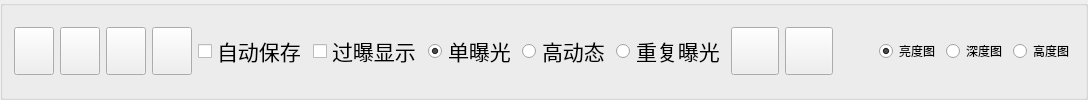
      <widget class="QGroupBox" name="groupBox_push_button">
       <property name="title">
        <string/>
       </property>
       <layout class="QHBoxLayout" name="horizontalLayout_4">
        <item>
         <widget class="QPushButton" name="pushButton_capture_continuous">
          <property name="maximumSize">
           <size>
            <width>48</width>
            <height>48</height>
           </size>
          </property>
          <property name="text">
           <string/>
          </property>
          <property name="icon">
           <iconset resource="dexforce_camera_gui.qrc">
            <normaloff>:/dexforce_camera_gui/image/video_start.png</normaloff>
            <normalon>:/dexforce_camera_gui/image/video_stop.png</normalon>:/dexforce_camera_gui/image/video_start.png</iconset>
          </property>
          <property name="iconSize">
           <size>
            <width>32</width>
            <height>32</height>
           </size>
          </property>
         </widget>
        </item>
        <item>
         <widget class="QPushButton" name="pushButton_capture_one_frame">
          <property name="maximumSize">
           <size>
            <width>48</width>
            <height>48</height>
           </size>
          </property>
          <property name="text">
           <string/>
          </property>
          <property name="icon">
           <iconset resource="dexforce_camera_gui.qrc">
            <normaloff>:/dexforce_camera_gui/image/capture.png</normaloff>:/dexforce_camera_gui/image/capture.png</iconset>
          </property>
          <property name="iconSize">
           <size>
            <width>32</width>
            <height>32</height>
           </size>
          </property>
         </widget>
        </item>
        <item>
         <widget class="QPushButton" name="pushButton_save_as">
          <property name="maximumSize">
           <size>
            <width>48</width>
            <height>48</height>
           </size>
          </property>
          <property name="text">
           <string/>
          </property>
          <property name="icon">
           <iconset resource="dexforce_camera_gui.qrc">
            <normaloff>:/dexforce_camera_gui/image/save.png</normaloff>:/dexforce_camera_gui/image/save.png</iconset>
          </property>
          <property name="iconSize">
           <size>
            <width>32</width>
            <height>32</height>
           </size>
          </property>
         </widget>
        </item>
        <item>
         <widget class="QPushButton" name="pushButton_open_folder">
          <property name="maximumSize">
           <size>
            <width>48</width>
            <height>48</height>
           </size>
          </property>
          <property name="text">
           <string/>
          </property>
          <property name="icon">
           <iconset resource="dexforce_camera_gui.qrc">
            <normaloff>:/dexforce_camera_gui/image/folder.png</normaloff>:/dexforce_camera_gui/image/folder.png</iconset>
          </property>
          <property name="iconSize">
           <size>
            <width>32</width>
            <height>32</height>
           </size>
          </property>
         </widget>
        </item>
        <item>
         <widget class="QCheckBox" name="checkBox_auto_save">
          <property name="font">
           <font>
            <pointsize>16</pointsize>
           </font>
          </property>
          <property name="text">
           <string>自动保存</string>
          </property>
         </widget>
        </item>
        <item>
         <widget class="QCheckBox" name="checkBox_over_exposure">
          <property name="font">
           <font>
            <pointsize>16</pointsize>
           </font>
          </property>
          <property name="text">
           <string>过曝显示</string>
          </property>
         </widget>
        </item>
        <item>
         <layout class="QHBoxLayout" name="horizontalLayout_8">
          <item>
           <widget class="QRadioButton" name="radioButton_single_exposure">
            <property name="font">
             <font>
              <pointsize>16</pointsize>
             </font>
            </property>
            <property name="text">
             <string>单曝光</string>
            </property>
            <property name="checked">
             <bool>true</bool>
            </property>
            <attribute name="buttonGroup">
             <string notr="true">buttonGroup_exposure</string>
            </attribute>
           </widget>
          </item>
          <item>
           <widget class="QRadioButton" name="radioButton_hdr_exposure">
            <property name="font">
             <font>
              <pointsize>16</pointsize>
             </font>
            </property>
            <property name="text">
             <string>高动态</string>
            </property>
            <attribute name="buttonGroup">
             <string notr="true">buttonGroup_exposure</string>
            </attribute>
           </widget>
          </item>
          <item>
           <widget class="QRadioButton" name="radioButton_repetition_exposure">
            <property name="font">
             <font>
              <pointsize>16</pointsize>
             </font>
            </property>
            <property name="text">
             <string>重复曝光</string>
            </property>
            <attribute name="buttonGroup">
             <string notr="true">buttonGroup_exposure</string>
            </attribute>
           </widget>
          </item>
         </layout>
        </item>
        <item>
         <widget class="QPushButton" name="pushButton_test_accuracy">
          <property name="minimumSize">
           <size>
            <width>48</width>
            <height>48</height>
           </size>
          </property>
          <property name="text">
           <string/>
          </property>
          <property name="icon">
           <iconset resource="dexforce_camera_gui.qrc">
            <normaloff>:/dexforce_camera_gui/image/accuracy.png</normaloff>:/dexforce_camera_gui/image/accuracy.png</iconset>
          </property>
          <property name="iconSize">
           <size>
            <width>32</width>
            <height>32</height>
           </size>
          </property>
         </widget>
        </item>
        <item>
         <widget class="QPushButton" name="pushButton_calibrate_external_param">
          <property name="minimumSize">
           <size>
            <width>48</width>
            <height>48</height>
           </size>
          </property>
          <property name="text">
           <string/>
          </property>
          <property name="icon">
           <iconset resource="dexforce_camera_gui.qrc">
            <normaloff>:/dexforce_camera_gui/image/external_param.png</normaloff>:/dexforce_camera_gui/image/external_param.png</iconset>
          </property>
          <property name="iconSize">
           <size>
            <width>32</width>
            <height>32</height>
           </size>
          </property>
         </widget>
        </item>
        <item>
         <spacer name="horizontalSpacer">
          <property name="orientation">
           <enum>Qt::Horizontal</enum>
          </property>
          <property name="sizeHint" stdset="0">
           <size>
            <width>40</width>
            <height>20</height>
           </size>
          </property>
         </spacer>
        </item>
        <item>
         <layout class="QHBoxLayout" name="horizontalLayout_6">
          <item>
           <widget class="QRadioButton" name="radioButton_brightness">
            <property name="text">
             <string>亮度图</string>
            </property>
            <property name="checked">
             <bool>true</bool>
            </property>
            <attribute name="buttonGroup">
             <string notr="true">buttonGroup_image</string>
            </attribute>
           </widget>
          </item>
          <item>
           <widget class="QRadioButton" name="radioButton_depth_color">
            <property name="text">
             <string>深度图</string>
            </property>
            <attribute name="buttonGroup">
             <string notr="true">buttonGroup_image</string>
            </attribute>
           </widget>
          </item>
          <item>
           <widget class="QRadioButton" name="radioButton_height_color">
            <property name="text">
             <string>高度图</string>
            </property>
            <attribute name="buttonGroup">
             <string notr="true">buttonGroup_image</string>
            </attribute>
           </widget>
          </item>
         </layout>
        </item>
       </layout>
      </widget>
